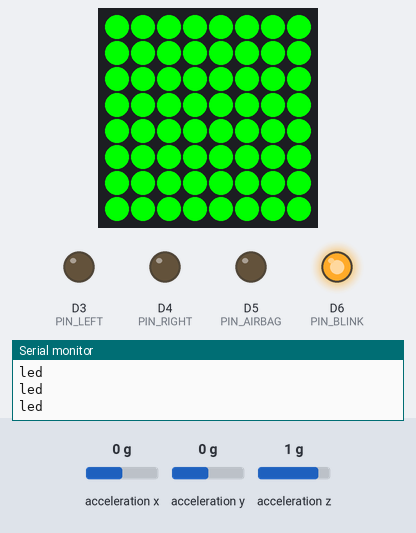
A sketch run on a simulated Arduino Nano 33 BLE. Shown: 8×8 RGB LED matrix (first LED top left, wired row by row), output pins drawn as LEDs (lit = HIGH), the last lines printed to the serial monitor. Inputs (shaded band) come from the test bench; at power-on: acceleration x 0 g, acceleration y 0 g, acceleration z 1 g (analog values on the 0–1023 scale). Nothing arrives over Bluetooth unless stated; a phone connects over Bluetooth LE 3 s after start.

Above: at 0.5 s.
At 1.9 s:
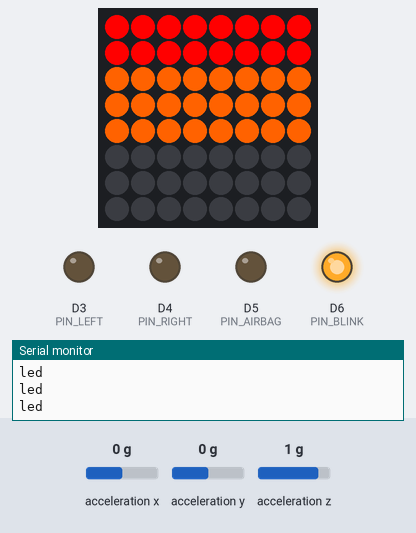
At 3.3 s:
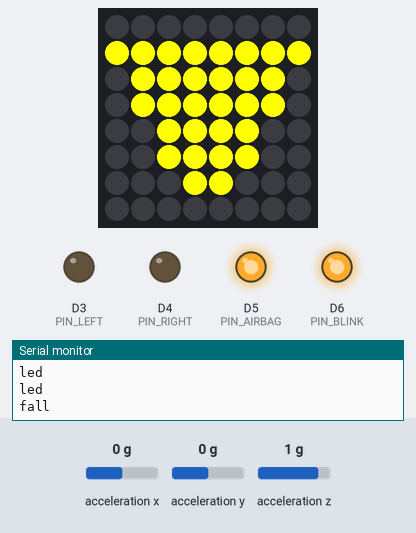
At 3.8 s:
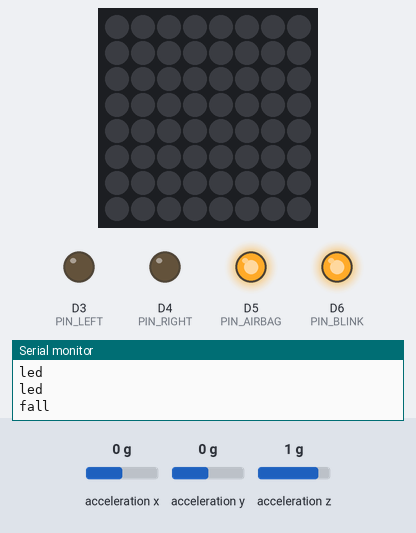
Timing chart, 0 to 5.3 s (numbered marks = the images above):
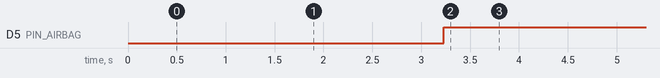

Measured:
- by itself, D5 (PIN_AIRBAG): LOW → HIGH at 3.2 s
- what the display in image 0 shows lasts 0.4 s, from 0.4 s to 0.8 s
- what the display in image 2 shows lasts 0.5 s, from 3.2 s to 3.7 s

The sketch:

casquad.ino
```cpp
#include "gyroscope.h"
#include "led.h"
#include "accelerometre.h"
#include "casquadBLE.h"

#define PIN_AIRBAG 5
#define PIN_BLINK 6
#define PIN_RIGHT 4
#define PIN_LEFT 3

int timemax = 5000;

int oldMovement = 0;

void setup() {
  Serial.begin(9600);
  //while (!Serial); //debbuging
  Serial.println("Starting Casqu'AD firmware...");

  //Setup Bluetooth
  if (!BLE.begin()) {
    Serial.println("Starting BLE failed!");
    while (1);
  }

  setupBluetooth();

  //Setup Acce + Gyro
  if (!IMU.begin()) {
    Serial.println("Failed to initialize IMU!");
    while (1);
  }

  //Setup pin
  pinMode(PIN_AIRBAG, OUTPUT);
  pinMode(PIN_BLINK, OUTPUT);
  pinMode(PIN_RIGHT, OUTPUT);
  pinMode(PIN_LEFT, OUTPUT);

  //Setup LED
  matrix.begin();
  matrix.setBrightness(255);

  //Battery animation
  digitalWrite(PIN_BLINK, HIGH);
  startingAnimation(batteryanim, colors[0], colors[4], colors[1], colors[2]);

}

void loop() {

  //Bluetooth
  BLEDevice central = BLE.central();

  if (central) {
      central.connected() ? BLEon = true : BLEon = false;
  }

  //Detecte fall
  if (IMU.accelerationAvailable()) {
    if (newFall(xa, ya, za) && fall == false) {
      Serial.println("fall");

      //Launch airbag
      digitalWrite(PIN_AIRBAG, HIGH);
      digitalWrite(PIN_BLINK, HIGH);

      oldtime = millis();
      movget = true;
      fall = true;

      //Send SMS
      sendBLEdata((byte)0x00);

      //Lock
      while(1){
        drawArray(falldraw, colors[3]);
        delay(500);
        drawArray(nothingdraw, colors[2]);
        delay(500);
      }
    }
  }

  //Detecte movement
  if (IMU.gyroscopeAvailable()){
    int movement = newMovement(xg, yg, zg);

    if (movement == 1 && movget == false && newMovementPossible == true) {
      Serial.println("   right");
      movget = true;

      //Start blinking
      digitalWrite(PIN_BLINK, HIGH);
      digitalWrite(PIN_LEFT, HIGH);

      drawArray(rightarrowdraw, colors[1]);
      oldtime = millis();
      newMovementPossible = false;
      oldMovement = movement;
    }

    if (movement == 2 && movget == false && newMovementPossible == true) {
      Serial.println("   left");
      movget = true;

      //Start blinking
      digitalWrite(PIN_BLINK, HIGH);
      digitalWrite(PIN_RIGHT, HIGH);

      drawArray(leftarrowdraw, colors[1]);
      oldtime = millis();
      newMovementPossible = false;
      oldMovement = movement;
    }

    if (movement == oldMovement && movget == true && newMovementPossible == true) {
      Serial.println("   stop");
      movget = false;

      //Stop blinking
      digitalWrite(PIN_BLINK, LOW);
      digitalWrite(PIN_LEFT, LOW);
      digitalWrite(PIN_RIGHT, LOW);

      drawArray(nothingdraw, colors[2]);
      oldtime = millis();
      newMovementPossible = false;
    }

    if (newMovementPossible == false && millis() >= oldtime+1000) {
      newMovementPossible = true;
    }
  }
}
```

accelerometre.h
```cpp
#include <Arduino_LSM9DS1.h>

float xa, ya, za;
bool fall = false;
bool newFall(float x, float y, float z) {

    IMU.readAcceleration(x, y, z);

    if(x>3.24 || x<-3.24){// la vrai valeur de l'acceleration est de 8.24 ou -8.24
        return true;
    }

    if(y>3.24 || y<-3.24){ //la vrai valeur de l'acceleration est de 8.24 ou -8.24
        return true;
    }

    if(z>3.24 || z<-3.24){ //la vrai valeur de l'acceleration est de 8.24 ou -8.24
        return true;
    }
}
```

casquadBLE.h
```cpp
#include <ArduinoBLE.h>

#define SERVICE_UUID "ee04e830-6709-4f42-af61-3e66c48918b3"
#define ANALOG_CHARACT_UUID "ee04e831-6709-4f42-af61-3e66c48918b3"
#define CHANNEL_CHARACT_UUID "ee04e832-6709-4f42-af61-3e66c48918b3"

bool BLEon;

BLEService AnalogService(SERVICE_UUID);
BLECharacteristic AnalogChar(ANALOG_CHARACT_UUID, BLERead | BLENotify, 2);
BLEByteCharacteristic ChannelChar(CHANNEL_CHARACT_UUID, BLEWrite | BLEWrite);

BLEDescriptor AnalogDescriptor("2901","analog");
BLEDescriptor ChannelDescriptor("2901","channel");

void setupBluetooth() {
  analogReadResolution(12);
  AnalogChar.addDescriptor(AnalogDescriptor);
  ChannelChar.addDescriptor(ChannelDescriptor);

  BLE.setLocalName("CASQU'AD");
  BLE.setAdvertisedService(AnalogService);

  AnalogService.addCharacteristic(AnalogChar);
  AnalogService.addCharacteristic(ChannelChar);

  BLE.addService(AnalogService);
  BLE.advertise();
}

void sendBLEdata(uint8_t data) {
  AnalogChar.writeValue(data);
}
```

gyroscope.h
```cpp
#include <Arduino_LSM9DS1.h>

bool movget = false;
bool newMovementPossible = true;
long int oldtime;

float xg, yg, zg;

int newMovement(float x, float y, float z) {
    IMU.readGyroscope(x, y, z);

    if (x >= 100.0){
      return 1;

    } else if (x <= -100.0){
      return 2;

    } else if (x < 100.0 && x > -100.0) {
      return 0;
    }
}
```

Source omitted: led.h (data table, 2950 bytes)
